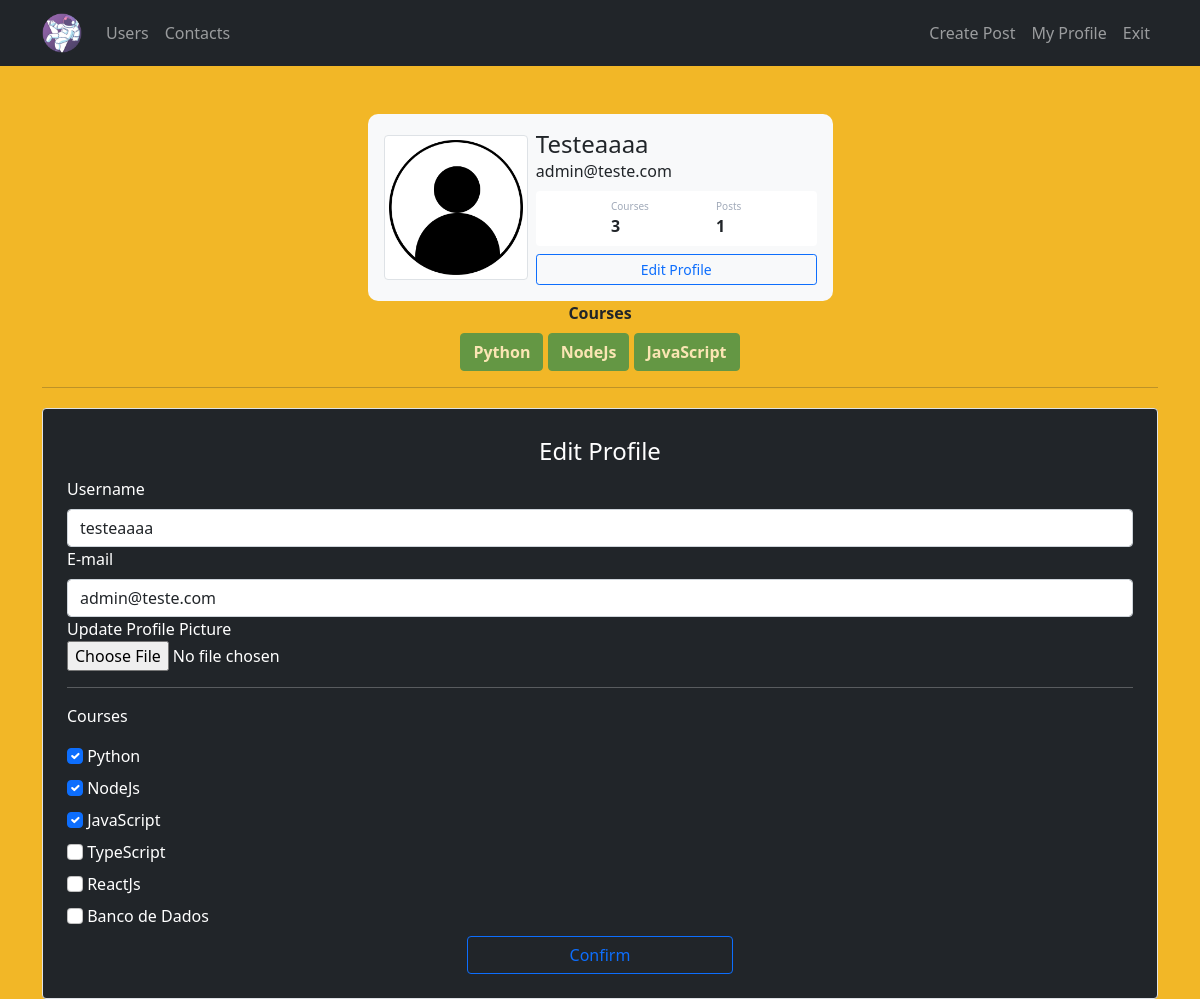
Screenshot of /profile/edit (signed in) with the database file from the repository.
### site_web/models.py (models this page shows)
class User(database.Model, UserMixin):
    id = database.Column(database.Integer, primary_key=True)
    username = database.Column(database.String, nullable=False)
    email = database.Column(database.String, nullable=False, unique=True)
    password = database.Column(database.String, nullable=False)
    profile_picture = database.Column(database.String, default='default.jpg')
    courses = database.Column(database.String, nullable=False, default='Not Informed')
    posts = database.relationship('Post', backref='author', lazy=True)
    def count_post(self):
        return len(self.posts)

### site_web/routes.py (the view)
@app.route("/profile/edit", methods=['GET', 'POST'])
@login_required
def edit_profile():
    form = FormEditProfile()
    if form.validate_on_submit():
        current_user.email = form.email.data
        current_user.username = form.username.data
        if form.profile_picture.data:
            name_image = save_image(form.profile_picture.data)
            current_user.profile_picture = name_image
        current_user.courses = update_courses(form)
        database.session.commit()
        flash("Profile Successfully Updated", "alert-success")
        return redirect(url_for('profile'))
    elif request.method == 'GET': # Mostra as informações já no campo
        form.email.data = current_user.email
        form.username.data = current_user.username
        for field in form:
            if 'course_' in field.name:
                if field.label.text in current_user.courses:
                    field.data = True
    profile_picture = url_for('static', filename=f'media/{current_user.profile_picture}')
    return render_template("edit_profile.html", profile_picture=profile_picture, form=form)

### site_web/forms.py (shortened to what this page needs)
class FormEditProfile(FlaskForm):
    username = StringField("Username", validators=[DataRequired()])
    email = StringField("E-mail", validators=[DataRequired(), Email()])
    profile_picture = FileField("Update Profile Picture", validators=[FileAllowed(['jpg', 'png'])])
    course_python = BooleanField("Python")
    course_nodejs = BooleanField("NodeJs")
    course_js = BooleanField("JavaScript")
    course_ts = BooleanField("TypeScript")
    course_reactjs = BooleanField("ReactJs")
    course_banco = BooleanField("Banco de Dados")
    button_EditProfile = SubmitField("Confirm")

### site_web/models.py (called while the page is built)
@login_manager.user_loader
def load_user(id_user):
    return User.query.get(int(id_user))

### site_web/templates/edit_profile.html (shortened to what this page needs)
{% extends 'profile.html' %}
{% block edit_profile %}
<div class="container">
    <hr>
    <div class="row">
        <div class="col">
            <form action="#" method="POST" class="border p-4 mt-1 bg-dark text-white rounded" enctype="multipart/form-data">
                <legend class="text-center">Edit Profile</legend>
                <fieldset>
                    <div class="form-group">
                        {{ form.username.label(class="form-label") }}
                            {% if form.username.errors %}
                                {{ form.username(class="form-control is-invalid", placeholder="name@example.com" ) }}
                                <div class="invalid-feedback">
                                    {% for erro in form.username.errors %}
                                        {{ erro }}
                                    {% endfor %}
                                </div>
                            {% else %}
                                {{ form.username(class="form-control", placeholder="name@example.com" ) }}
                            {% endif %}
                    </div>
                    <div class="form-group">
                        {{ form.email.label(class="form-label") }}
                            {% if form.email.errors %}
                                {{ form.email(class="form-control is-invalid", placeholder="name@example.com" ) }}
                                <div class="invalid-feedback">
                                    {% for erro in form.email.errors %}
                                        {{ erro }}
                                    {% endfor %}
                                </div>
                            {% else %}
                                {{ form.email(class="form-control", placeholder="name@example.com" ) }}
                            {% endif %}
                    </div>
                    <div class="form-group">
                        {{ form.profile_picture.label}}<br>
                        {{ form.profile_picture(class="form-control-file")}}
                    </div>
                    <hr>
                    <p>Courses</p>
                    {% for field in form %}
                        {% if 'course_' in field.name %}
                            <div class="form-group mt-2">
                                {{ field(class="form-check-input") }}
                                {{ field.label(class="form-check-label") }}
                            </div>
                        {% endif %}
                    {% endfor %}
                </fieldset>
                <div class="d-grid gap-2 col-3 mx-auto mt-2">
                    {{ form.button_EditProfile(class="btn btn-outline-primary") }}
                </div>
            </form>
        </div>
    </div>
</div>
{% endblock edit_profile %}

### site_web/templates/profile.html
{% extends 'base.html' %}
{% block body %}
<div class="container mt-5 d-flex justify-content-center">
  <div class="card p-3 col-5 border-0 bg-light">
    <div class="d-flex align-items-center">
        <img src="{{ profile_picture }}" class="rounded img-thumbnail col-md-4 me-2"/>
      <div class="col">
        <h4 class="mb-0 mt-0 text-capitalize">{{ current_user.username }}</h4>
        <span>{{ current_user.email }}</span>
        <div class="p-2 mt-2 bg-white d-flex justify-content-evenly rounded">
          <div class="d-flex flex-column">
            <span class="articles">Courses</span>
              {% if 'Not Informed' in current_user.courses or current_user.courses == '' %}
              <span class="fw-bold">0</span>
            {% else %}
              <span class="fw-bold">
                {{ current_user.courses.count(';') + 1 }}
              </span>
            {% endif %}
          </div>
          <div class="d-flex flex-column">
            <span class="rating">Posts</span>
            <span class="fw-bold">{{ current_user.count_post() }}</span>
          </div>
        </div>
        <div class="mt-2">
          <a href="{{ url_for('edit_profile')}}">
            <button class="btn btn-sm btn-outline-primary w-100">
              Edit Profile
            </button>
          </a>
        </div>
      </div>
    </div>
  </div>
</div>
<div class="container">
  <div class="row justify-content-center">
    <div class="col col-4 text-center">
      <strong>Courses</strong><br />
      {% if current_user.courses %}
        {% for course in current_user.courses.split(';') %}
          <button type="button" class="btn btn-success mt-2 fw-bolder" disabled>
            {{ course }}
          </button>
        {% endfor %}
      {% else %}
        <button type="button" class="btn btn-success mt-2 fw-bolder" disabled>
        No Courses Registered :(
        </button>
      {% endif %}
    </div>
  </div>
</div>
{% block edit_profile %}
{% endblock edit_profile %}
{% endblock body %}

### site_web/static/main.css (style rules this page uses)
#color01 { background-color: #f2b727; }
.card { border-radius: 10px; }
.articles { font-size: 10px; color: #a1aab9 }
.rating { font-size: 10px; color: #a1aab9 }

### rows the page displays
User: username "Testeaaaa", email "admin@teste.com", courses "3", username "testeaaaa"

### other values shown
{{ current_user.count_post() }} "1"
{{ course }} "Python" "NodeJs" "JavaScript"
{{ field.label(class="form-check-label") }} "Python" "NodeJs" "JavaScript" "TypeScript" "ReactJs" "Banco de Dados"
